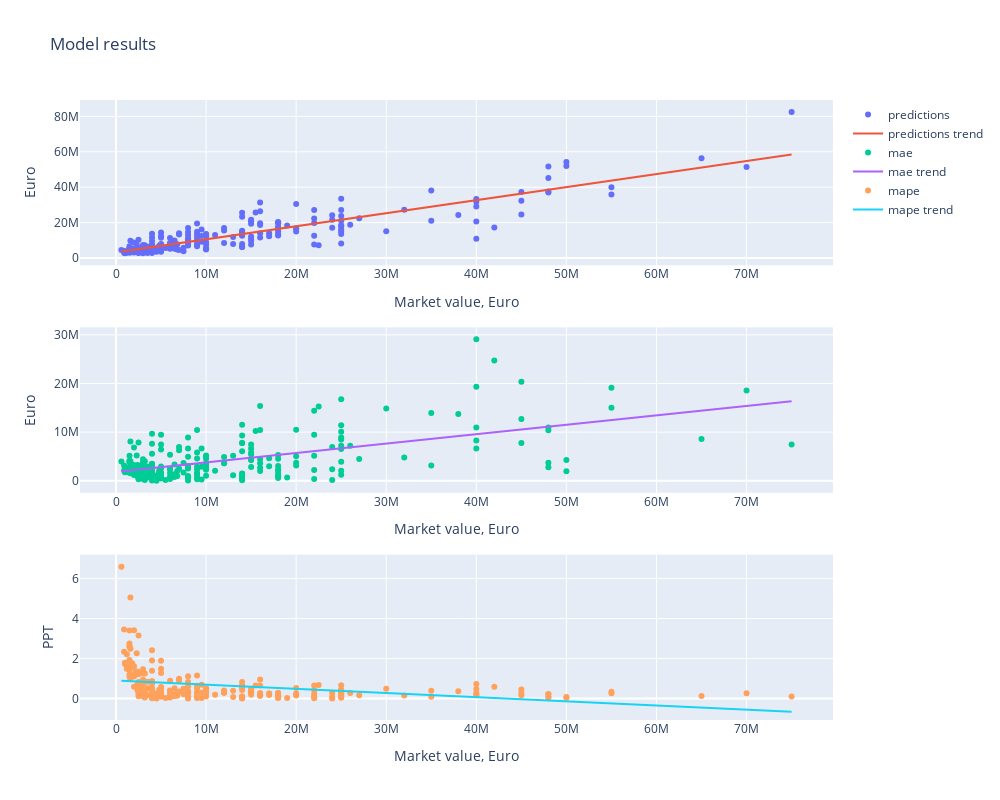

Notebook code cell kept with this figure:
### Markdown cell above
# Target - Market Value

### Code cell
m = Xgboost(
    target = 'marketval_0',
    features = ['age', 'season', 'window', 'loan', 'club_from_elo', 'club_to_elo', 'league_from_elo', 'league_to_elo'] + \
               td.data.columns[td.data.columns.str.contains('pos')].tolist() + \
               td.data.columns[td.data.columns.str.contains('_-')].tolist(),
    data = td.data
)
m.train_test_split()
m.scale()
# m.tune_hp()
m.train()
m.inverse_scale()
m.feature_importance()
m.mae()
m.mape()
m.plot_predictions()

### Figure 1 — Plotly figure (JSON) as saved in the notebook; plotly's stock layout.template omitted (floating-point values rounded to 4 significant figures; data arrays with more than 128 entries replaced by an {"elided": "..."} marker saying what was removed)
{"data": [{"mode": "markers", "name": "predictions", "type": "scatter", "x": {"elided": "240 float values"}, "xaxis": "x", "y": {"elided": "240 float values"}, "yaxis": "y"}, {"mode": "lines", "name": "predictions trend", "type": "scatter", "x": {"elided": "240 float values"}, "xaxis": "x", "y": {"elided": "240 float values"}, "yaxis": "y"}, {"mode": "markers", "name": "mae", "type": "scatter", "x": {"elided": "240 float values"}, "xaxis": "x2", "y": {"elided": "240 float values"}, "yaxis": "y2"}, {"mode": "lines", "name": "mae trend", "type": "scatter", "x": {"elided": "240 float values"}, "xaxis": "x2", "y": {"elided": "240 float values"}, "yaxis": "y2"}, {"mode": "markers", "name": "mape", "type": "scatter", "x": {"elided": "240 float values"}, "xaxis": "x3", "y": {"elided": "240 float values"}, "yaxis": "y3"}, {"mode": "lines", "name": "mape trend", "type": "scatter", "x": {"elided": "240 float values"}, "xaxis": "x3", "y": {"elided": "240 float values"}, "yaxis": "y3"}], "layout": {"height": 800, "title": {"text": "Model results"}, "width": 1000, "xaxis": {"anchor": "y", "domain": [0, 1], "title": {"text": "Market value, Euro"}}, "xaxis2": {"anchor": "y2", "domain": [0, 1], "title": {"text": "Market value, Euro"}}, "xaxis3": {"anchor": "y3", "domain": [0, 1], "title": {"text": "Market value, Euro"}}, "yaxis": {"anchor": "x", "domain": [0.7333, 1], "title": {"text": "Euro"}}, "yaxis2": {"anchor": "x2", "domain": [0.3667, 0.6333], "title": {"text": "Euro"}}, "yaxis3": {"anchor": "x3", "domain": [0, 0.2667], "title": {"text": "PPT"}}}}
